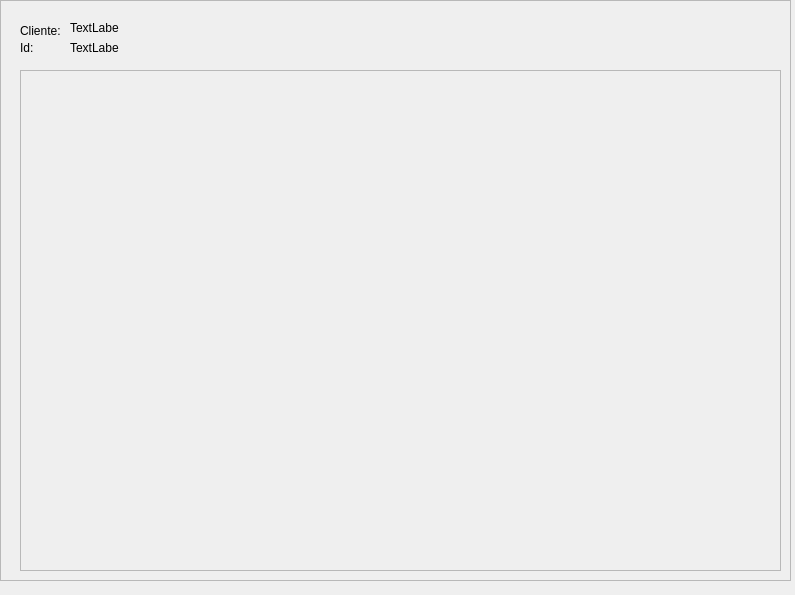
<?xml version="1.0" encoding="UTF-8"?>
<ui version="4.0">
 <class>MainWindow</class>
 <widget class="QMainWindow" name="MainWindow">
  <property name="geometry">
   <rect>
    <x>0</x>
    <y>0</y>
    <width>795</width>
    <height>595</height>
   </rect>
  </property>
  <property name="windowTitle">
   <string>MainWindow</string>
  </property>
  <widget class="QWidget" name="centralwidget">
   <widget class="QFrame" name="frame">
    <property name="geometry">
     <rect>
      <x>0</x>
      <y>0</y>
      <width>791</width>
      <height>581</height>
     </rect>
    </property>
    <property name="frameShape">
     <enum>QFrame::StyledPanel</enum>
    </property>
    <property name="frameShadow">
     <enum>QFrame::Raised</enum>
    </property>
    <widget class="QLabel" name="label">
     <property name="geometry">
      <rect>
       <x>20</x>
       <y>20</y>
       <width>51</width>
       <height>21</height>
      </rect>
     </property>
     <property name="text">
      <string>Cliente:</string>
     </property>
    </widget>
    <widget class="QLabel" name="label_2">
     <property name="geometry">
      <rect>
       <x>20</x>
       <y>40</y>
       <width>49</width>
       <height>16</height>
      </rect>
     </property>
     <property name="text">
      <string>Id:</string>
     </property>
    </widget>
    <widget class="QLabel" name="clienteActual">
     <property name="geometry">
      <rect>
       <x>70</x>
       <y>20</y>
       <width>49</width>
       <height>16</height>
      </rect>
     </property>
     <property name="text">
      <string>TextLabel</string>
     </property>
    </widget>
    <widget class="QLabel" name="idClienteActual">
     <property name="geometry">
      <rect>
       <x>70</x>
       <y>40</y>
       <width>49</width>
       <height>16</height>
      </rect>
     </property>
     <property name="text">
      <string>TextLabel</string>
     </property>
    </widget>
    <widget class="QFrame" name="frame_2">
     <property name="geometry">
      <rect>
       <x>20</x>
       <y>70</y>
       <width>761</width>
       <height>501</height>
      </rect>
     </property>
     <property name="frameShape">
      <enum>QFrame::StyledPanel</enum>
     </property>
     <property name="frameShadow">
      <enum>QFrame::Raised</enum>
     </property>
    </widget>
   </widget>
  </widget>
 </widget>
 <resources/>
 <connections/>
</ui>
